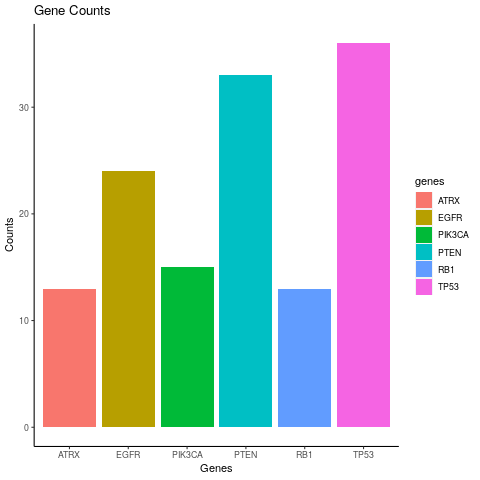

Write R code to recreate this figure.
# Mutations

# Subset the data frame to rows 10 to 17
subset_data <- GBM_meta[,12:17]

subset_data <- subset_data %>% mutate_all(as.numeric)

# Calculating the sum of each row in the subset
row_sums <- rowSums(subset_data)  # Exclude the first column (Gene names)
col_sums <-colSums(subset_data)

col_sums<-as.data.frame(col_sums)
col_sums$genes <- rownames(col_sums)
col_sums$genes <- gsub("_mutation", "", col_sums$genes)

subset_data<-rbind(subset_data,col_sums)

# Total sum of rows 10 to 17

# Plot

png("Mutations.png")
ggplot(data = col_sums, aes(x = genes, y = col_sums)) +
  geom_bar(stat = "identity", aes(fill=genes)) +
  labs(title = "Gene Counts",
       x = "Genes",
       y = "Counts") + 
  theme(panel.grid.major = element_blank(), 
        panel.grid.minor = element_blank(),
        panel.background = element_blank(),
        axis.line = element_line(colour = "black"))
dev.off()

